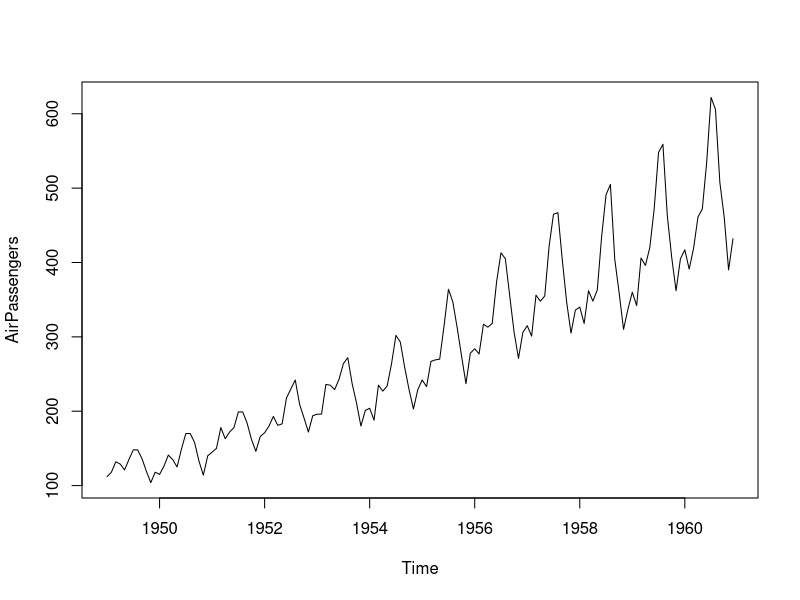
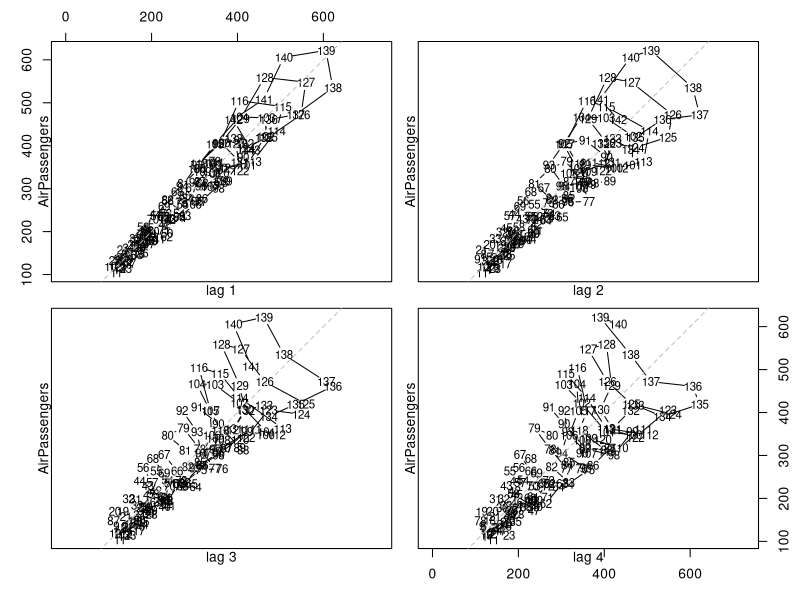
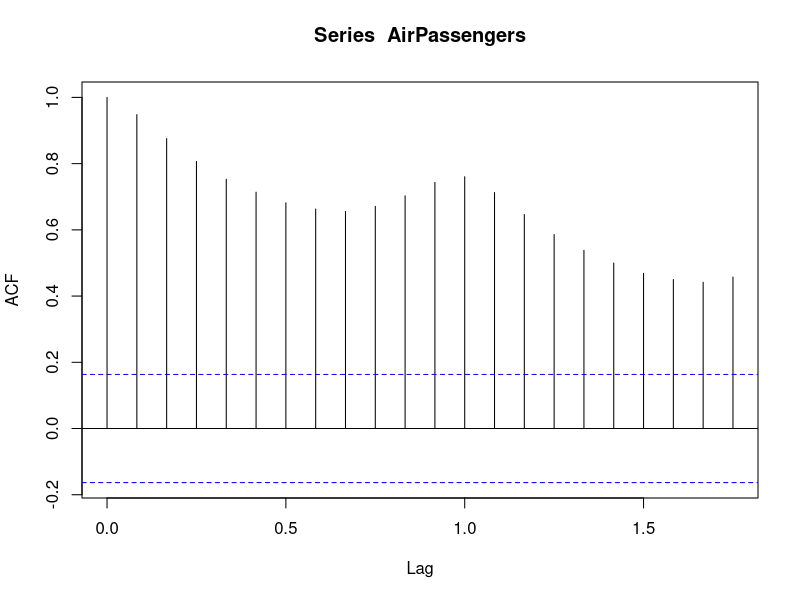
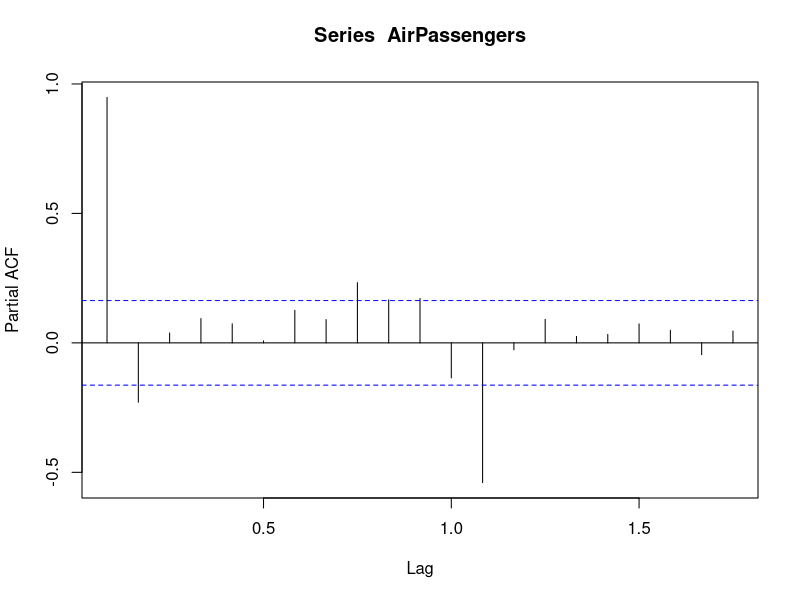
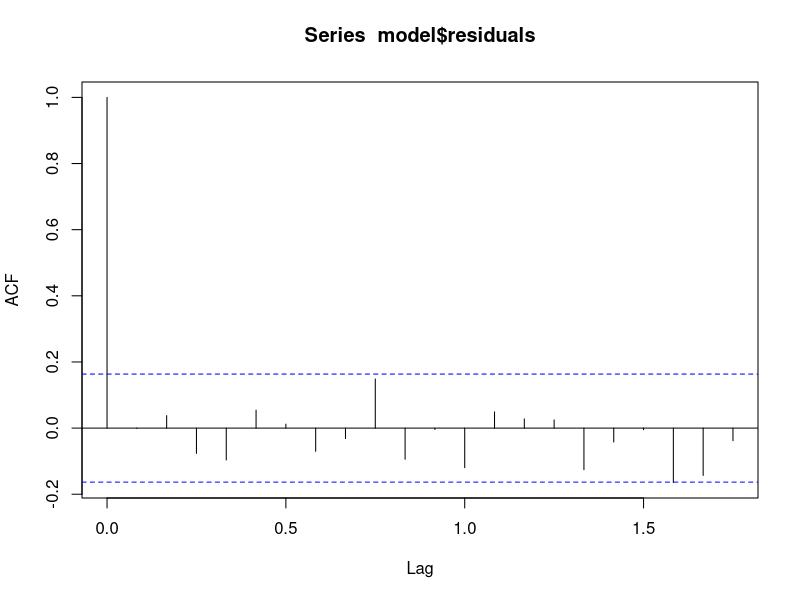
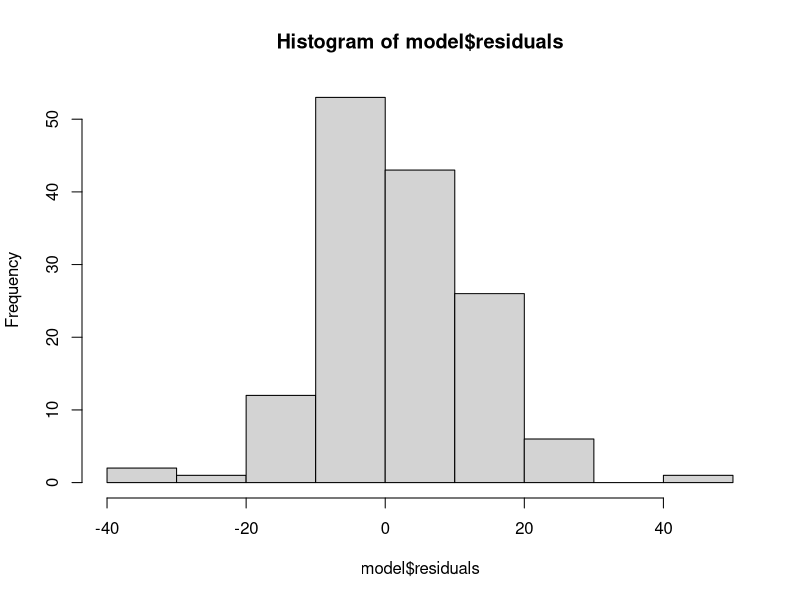
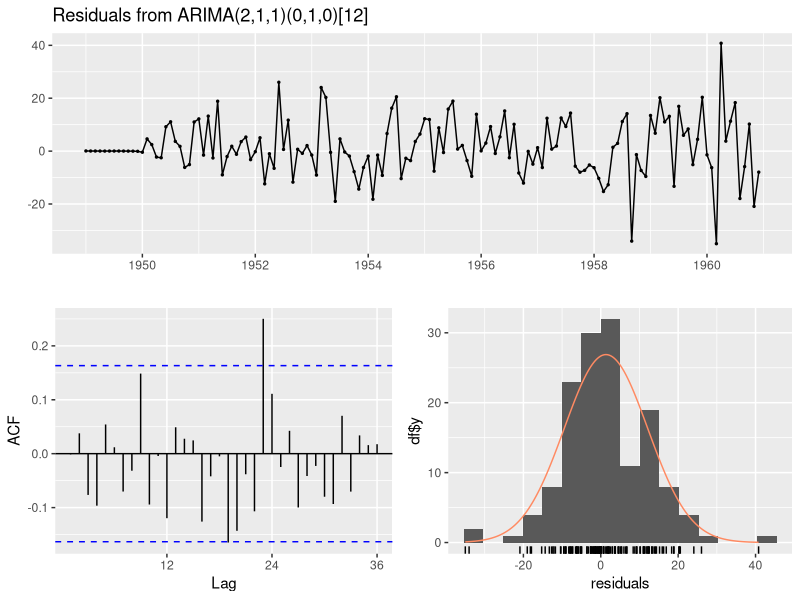
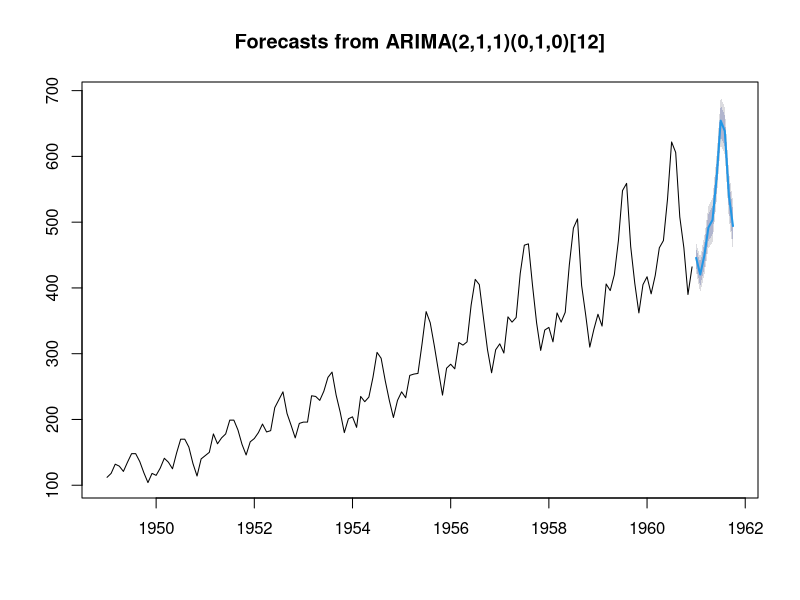

Generate these figures, in order, with R:
## ---- chunk 1
knitr::opts_chunk$set(echo = TRUE)
## ---- chunk 2
library(xts)
library(zoo)
library(forecast) # To make time series forecasting 
library(quantmod) # To get the stock data 
library(ggplot2) # For plots 
library(tseries) # Testing the stationarity assumptions and other diagnostics 
## ---- chunk 3
# Values for dates of first week of April, 2023-04-01 value is 3 and 2023-04-07 is 7 
x <- c(3, 4, 1, 4, 8, 5, 7)

# xts takes two arguments, here, x and dt. 
# x can be a vector, matrix, or data frame, and dt is a vector of corresponding dates or datetimes
# Create a dt vector with seven date values
dt <- seq(as.Date("2023-04-01"), as.Date("2023-04-07"), by = "days")
ts <- xts(x, dt)

## ---- chunk 4
coredata(ts)
## ---- chunk 5
#' Uses calendar time stamps for extracting records 
# first (Extract first 2 days)
first(ts, "2 days")

# last (Just last record)
last(ts)

# Sub-setting using window function to extract 2nd, 3rd, and 4th observations 
window(ts, start = "2025-04-01", end = "2025-04-04")

# Type ts["2025-04"] to see what happens 
# We can extract the observations using the partial date match

ts["2025-04"]

# merge ts1 and ts2 
x <- c(3, 4, 1, 4, 8, 5, 7)
dt <- seq(as.Date("2025-04-01"), as.Date("2025-04-07"), by = "days")

# Create a time series ts1 using x and dt 
ts1 <- xts(x, dt)

x <- x + 3
dt <- seq(as.Date("2025-04-04"), as.Date("2025-04-10"), by = "days")
ts2 <- xts(x, dt)

# Combine or merge the two timeseries (multivariate time series data) into ts dataset
ts <- merge(ts1, ts2)

# Use na.locf (“last observation carried forward.”) on the merge dataset
ts <- na.locf(ts)

# Use na.spline from zoo package to fill smooth intermediate values from the known data 
ts <- merge(ts1, ts2)
ts <- na.spline(ts)

# Use lag to shift the base time by 2 intervals (Shift the data forward). Now the base time series has NA values
ts <- lag(ts, 2)
## ---- chunk 6
AirPassengers
## ---- chunk 7
plot(AirPassengers)
## ---- chunk 8
# Plot Y against four lags 
lag.plot(AirPassengers, 4)

## ---- chunk 9
acf(AirPassengers)
## ---- chunk 10
pacf(AirPassengers)

## ---- chunk 11
model <- auto.arima(AirPassengers)
model
## ---- chunk 12
acf(model$residuals)

## ---- chunk 13
Box.test(model$residuals)

## ---- chunk 14
hist(model$residuals)

## ---- chunk 15
checkresiduals(model)

## ---- chunk 16
predictions <- forecast(model, 10)
plot(predictions)
